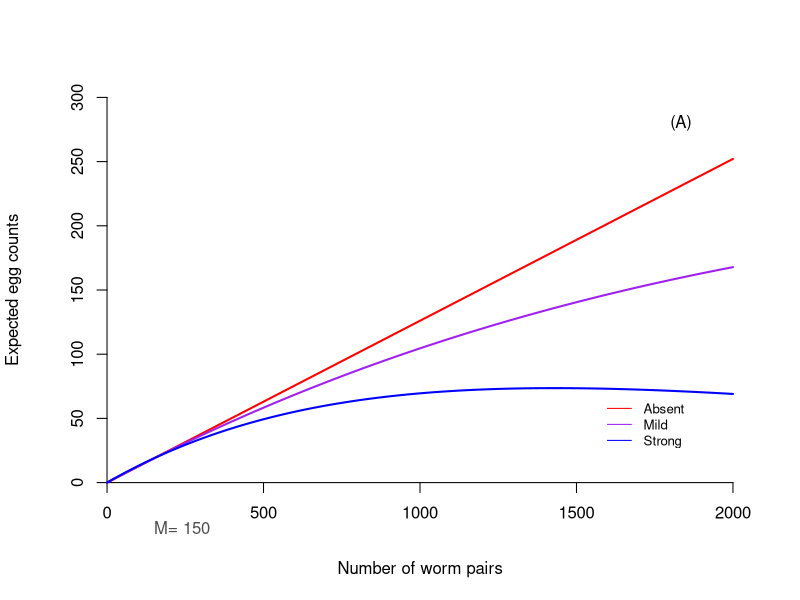
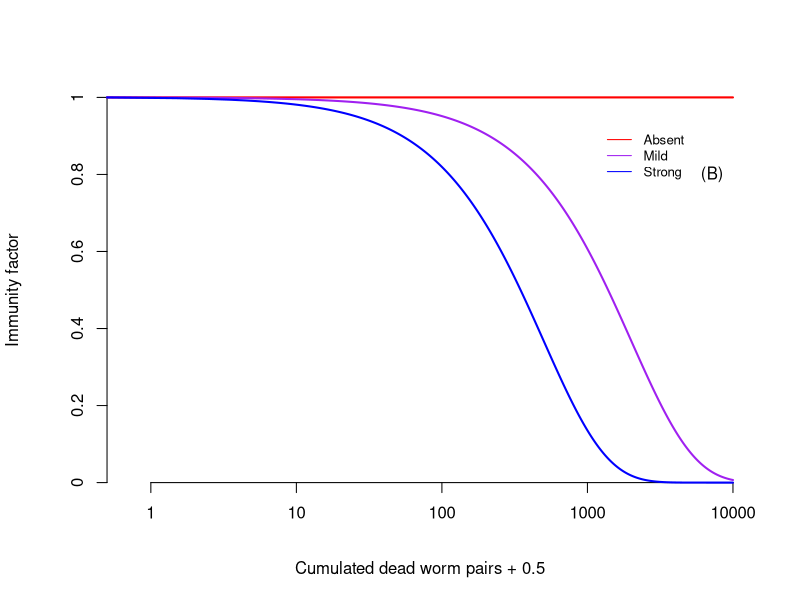
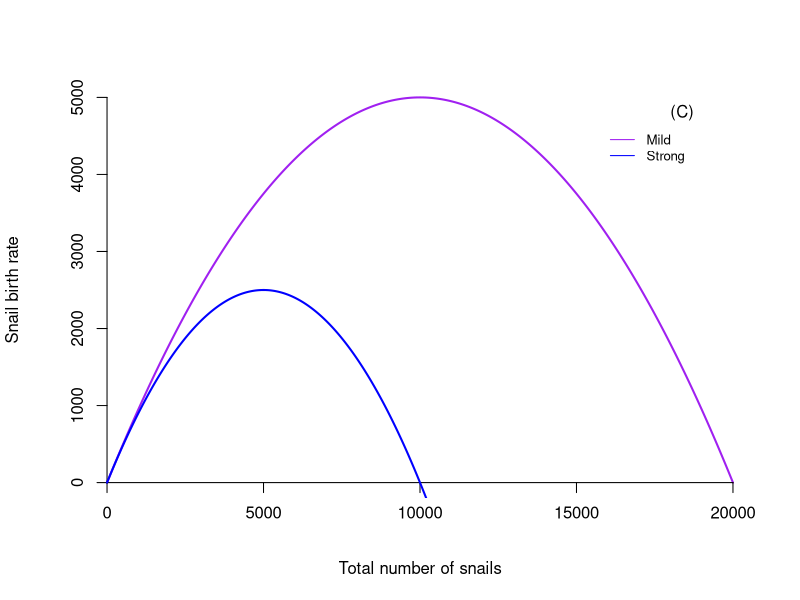
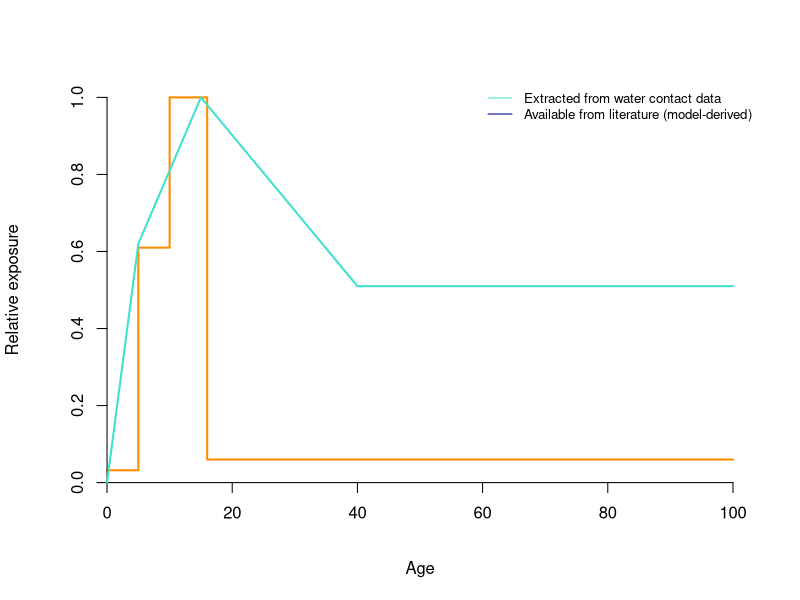

These figures' R source, in order:
#############################
#Author: Veronica Malizia
#Date: 13/06/2024
#R version: 4.1.2
#
# The script explores functions and parameters for the implementation of three regulating mechanisms and one age-exposure function
# Species of interest: Schistosoma mansoni

# Output:
# - "Matched_alphas_low.RData", tuned alphas (i.e. expected number of eggs per sample per worm pair) to pass on the model in the setting of low endemicity 
# - "Matched_alphas_mod.RData", tuned alphas to pass on the model in the setting of moderate endemicity
# - "Matched_alphas_high.RData", tuned alphas to pass on the model in the setting of high endemicity
# - "Data_for_Fig1.RData", data to create Fig1 of the manuscript

#############################

rm(list = ls())

#Loading packages
# line below only if library folder is different than default
#.libPaths(c("C:/Program Files/R/R-4.1.2/library",.libPaths()))
library(ggplot2)
library(tidyverse)
library(patchwork)
library(dplyr)

#############################
# Worm-level regulation: density-dependent fecundity
# Parametrise function
#############################

# Final choice: exponential saturating function
exp_sat <- function(alpha, z, x){
  f <- alpha*x*exp(-z*x)
  return(f)
}

# Set a range of worm pairs
wp <- c(0:2000)

# Function's parameters:
# - z: severity of density-dependency
# - alpha: expected number of eggs per sample per worm pair
z1 <- 0.0007 #strong degree of regulation - from SCHISTOX
z2 <- 0.00022 #mild degree of regulation
alpha_strong <- 0.14 #strong degree of regulation - from SCHISTOX
M <- 150 #Average worm pair burden (50 in low endem, 150 in moderate endem, 500 in high endem)

# Match the function's initial growth to parametrise alpha for mild and absent degree of regulation
y = exp_sat(alpha_strong, z1, M) 
alpha_lin = y/M #absent degree of regulation
alpha_mild = y/(M*exp(-z2*M)) #mild degree of regulation

#Create dataset for ggplot
worms_reg <- bind_rows(data.frame(wp = wp,
                              y = exp_sat(alpha_lin, 0, wp),
                              degree = "Absent"),
                   data.frame(wp = wp,
                              y = exp_sat(alpha_mild, z2, wp),
                              degree = "Mild"),
                   data.frame(wp = wp,
                              y = exp_sat(alpha_strong, z1, wp),
                              degree = "Strong"))

#Basic plot for inspection
plot(wp, exp_sat(alpha_lin, 0, wp), type = 'l', col = 'red', #log = 'xy', 
     axes = F, lwd = 2, ylim = c(0,300),
     xlab = "Number of worm pairs", ylab = "Expected egg counts")
axis(side = 1, at = seq(0,2000,500), pos = 0)
axis(side = 2, at = seq(0,300,50), pos = 0)
lines(wp, exp_sat(alpha_mild, z2, wp), type = 'l', col = "purple", lwd = 2)
lines(wp, exp_sat(alpha_strong, z1, wp), type = 'l', col = "blue", lwd = 2)
#abline(v=M, col="dark grey", lwd = 2, lty=2)
legend("bottomright", 
       legend = c("Absent", "Mild", "Strong"), 
       col = c("red", "purple", "blue"), 
       lty = c(1, 1),
       bty = "n", 
       pt.cex = 2, 
       cex = 0.8, 
       text.col = "black", 
       horiz = F , 
       inset = c(0.1, 0.1))
mtext(c(paste("M=", M)), side=1, line=1, at=c(M), col="grey30", adj = 0)
text(1800, 280, c("(A)"), adj = 0)

# Save alphas for absent, mild, and strong degree of regulation 
# Repeat for low, moderate, and high endemicity by varying the value of M
save(alpha_mild, alpha_lin, alpha_strong, file = "Matched_alphas_high.RData")

################################################
# Human-level regulation: immunity function
###############################################

# Define a range of dead worm pairs
dwp <- c(0:10000) 

# Final choice: immunity factor defined as exponential reduction on the exposure
expon_reduction <- function(alpha, w){
  f <- exp(-alpha*w)
}
  
# immunity coefficient for absent, mild, strong degree of regulation
imm = c(0, 0.0005, 0.002)

# Data for ggplot
data <- c()
for(i in 1:length(imm)){
  data <- bind_rows(data,
                        bind_cols(dwp = dwp, imm_coefficient = imm[i], 
                                  y = expon_reduction(imm[i], dwp),
                                  func = "exponential"))
}

data$imm_coefficient <- as.factor(data$imm_coefficient)

data <- data %>%
  mutate(Immunity = case_when(imm_coefficient == imm[1] ~ "Absent",
                              imm_coefficient == imm[2] ~ "Mild",
                              imm_coefficient == imm[3] ~ "Strong"))
dataf <- as.data.frame(data)

# Basic plot for inspection
plot(dataf[which(dataf$Immunity=="Absent"), "dwp"]+0.5, 
     dataf[which(dataf$Immunity=="Absent"), "y"], 
     type = 'l', col = 'red', log = 'x', 
     axes = F, lwd = 2, ylim = c(0,1),
     xlab = "Cumulated dead worm pairs + 0.5", ylab = "Immunity factor")
axis(side = 1, pos = 0)
axis(side = 2, at = seq(0,1,0.2), labels = seq(0,1,0.2), pos = 0.5)
lines(dataf[which(dataf$Immunity=="Mild"), "dwp"]+0.5, 
      dataf[which(dataf$Immunity=="Mild"), "y"], 
      type = 'l', col = "purple", lwd = 2, log = 'x')
lines(dataf[which(dataf$Immunity=="Strong"), "dwp"]+0.5, 
      dataf[which(dataf$Immunity=="Strong"), "y"], 
      type = 'l', col = "blue", lwd = 2, log = 'x')
#abline(v=M, col="dark grey", lwd = 2, lty=2)
legend("topright", 
       legend = c("Absent", "Mild", "Strong"), 
       col = c("red", "purple", "blue"), 
       lty = c(1, 1),
       bty = "n", 
       pt.cex = 2, 
       cex = 0.8, 
       text.col = "black", 
       horiz = F , 
       inset = c(0.1, 0.1))
text(6000, 0.8, c("(B)"), adj = 0)


####################################
# Snail-level regulation: carrying capacity on snails' population growth
####################################

# Define function of population logistic growth
beta0 = 1 #max.reproduction.rate
beta <- function(beta0, K, x, i){
  return(beta0*(1-(x/K))*x)
}

# Define range of total number of snails
N = c(0:20000) 

#K = carrying capacity, x = infected snails
i = 0.06 #portion of infected

#Create dataset for ggplot
snail_reg <- bind_rows(data.frame(x = N,
                                  y = beta(beta0, 20000, x=N),
                                  degree = "Mild"),
                       data.frame(x = N,
                                  y = beta(beta0, 10000, x=N),
                                  degree = "Strong"))

#Basic plot for inspection
plot(N, beta(beta0, 20000, x=N),
     type = 'l', col = 'purple',  
     axes = F, lwd = 2, ylim = c(0,5000),
     xlab = "Total number of snails", ylab = "Snail birth rate")
axis(side = 1, pos = 0)
axis(side = 2, pos = 0)
lines(N, beta(beta0, 10000, x=N),
      type = 'l', col = "blue", lwd = 2)
legend("topright", 
       legend = c("Mild", "Strong"), 
       col = c("purple", "blue"), 
       lty = c(1, 1),
       bty = "n", 
       pt.cex = 2, 
       cex = 0.8, 
       text.col = "black", 
       horiz = F , 
       inset = c(0.1, 0.1))
text(18000, 4800, c("(C)"), adj = 0)

##############################  
# Age-exposure to infection: two scenarios
############################## 

# Define function: 
Age_profile_exp <- function(x, y, a){
  approx(x=x, y=y, xout=c(a), method = "constant")
}

# Model-derived function 
age_groups <- c(0, 5, 10, 16, 100)
exposure_rates <- c(0.032, 0.61, 1, 0.06, 0.06) #Relative Age-specific exposure rates as in [Turner 2017] (medium adult burden)
# Based on water contacts
# age categories and relative Age-specific exposure rates computed and extracted from [Sow 2011] and [Fulford 1996]
age <- c(0, 5, 15, 40, 100)
exp <- c(0, 0.62, 1, 0.51, 0.51) 

# Data for ggplot
exposure <- bind_rows(data.frame(x = age_groups,
                                     y = exposure_rates,
                                     degree = "Model-based"),
                          data.frame(x = age,
                                     y = exp,
                                     degree = "Water-contacts-based"))

# Basic plot for inspection
plot(x=age_groups, y=exposure_rates, 
     #main = "Age-exposure functions",
     axes = F, xlim = c(0, 100), ylim = c(0, 1),
     type = 's', col = "dark orange", lwd = 2,
     xlab = "Age", ylab = "Relative exposure") 
axis(side = 1, at = seq(0,100,20), pos = 0)
axis(side = 2, at = seq(0,1,0.2), pos = 0)
lines(x=age, y=exp, 
      type = 'l', col = "turquoise", lwd = 2)
#text(x = 60, y = 0.2, "AUC = 57", cex = 1, col = "dimgray")
legend("topright", 
       legend = c("Extracted from water contact data", 
                  "Available from literature (model-derived)"), 
       col = c("turquoise", "darkblue"), 
       #pch = c(1:2), 
       lty = c(1, 1),
       bty = "n", 
       pt.cex = 2, 
       cex = 0.8, 
       text.col = "black", 
       horiz = F)

################################
# Save data to generate Fig 1 of the manuscript
# This is done in script 07_PLOTTING_CODE.R 
################################
save(exposure, dataf, worms_reg, snail_reg, file = "Data_for_Fig1.RData")
